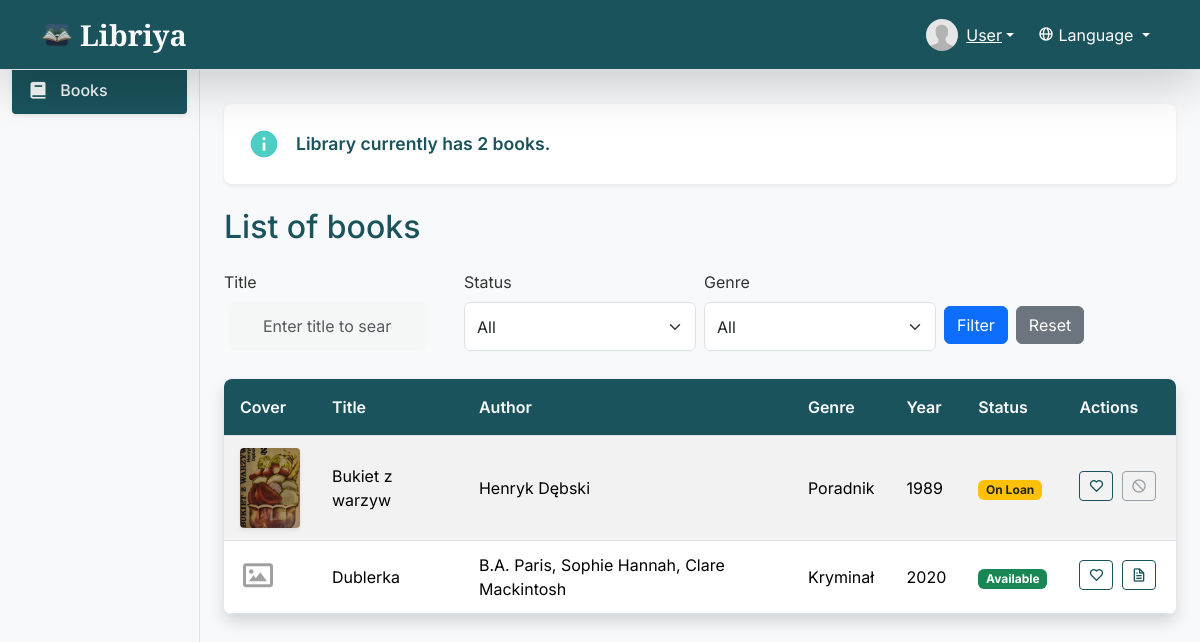
Page / (signed in) on the earlier database version.
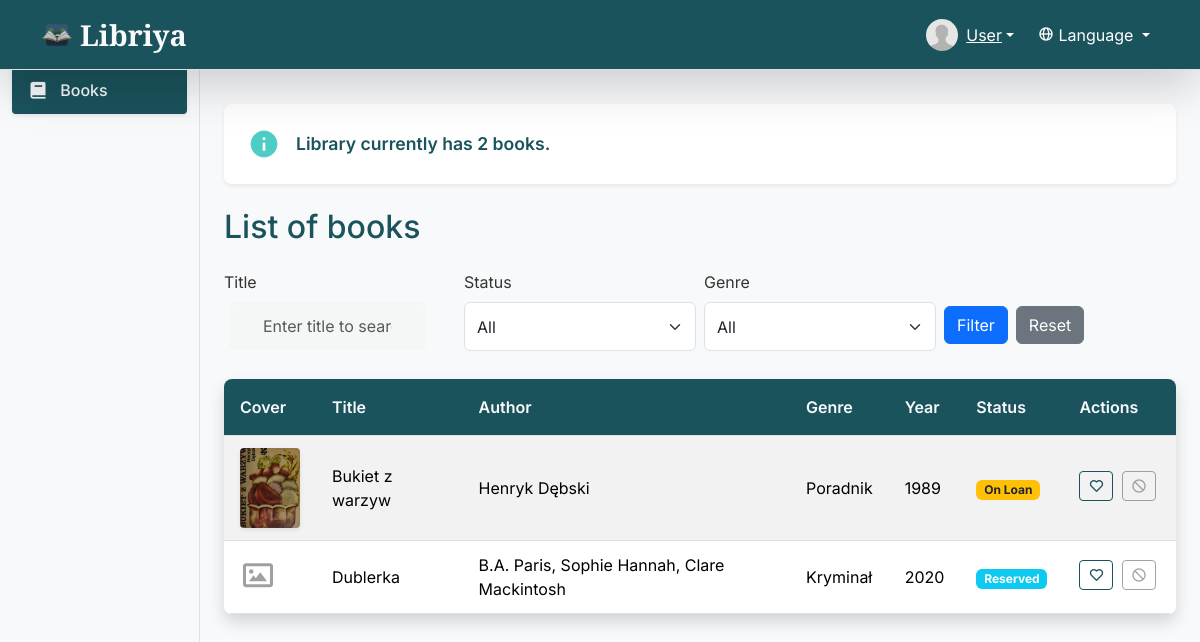
Same page on the later database version.
### app/models.py (models this page shows, shortened)
class Book(db.Model):
    id = db.Column(db.Integer, primary_key=True)
    isbn = db.Column(db.String(13), unique=True, nullable=False, index=True)
    title = db.Column(db.String(200), nullable=False, index=True)
    authors = db.relationship(
        'Author', secondary=book_authors, lazy='subquery', back_populates='books')
    genre_id = db.Column(db.Integer, db.ForeignKey(
        'genre.id'), nullable=False)
    year = db.Column(db.Integer, nullable=False)
    cover = db.Column(db.String(200))
    status = db.Column(db.String(50), default='available', nullable=False) # 'available', 'reserved', 'on_loan'

class Genre(db.Model):
    id = db.Column(db.Integer, primary_key=True)
    name = db.Column(db.String(50), nullable=False, index=True)
    books = db.relationship('Book', backref='genre', lazy=True)
    def __str__(self):
        return self.name

### app/routes.py (the view)
@bp.route("/")
@login_required
def home():
    status_filter = request.args.get('status')
    genre_filter = request.args.get('genre')
    title_filter = request.args.get('title')
    query = Book.query
    if title_filter:  # Dodaj filtr tytułu
        query = query.filter(Book.title.ilike(f"%{title_filter}%"))
    if status_filter:
        if status_filter == 'available':
            query = query.filter(Book.status == 'available')
        elif status_filter == 'on_loan':
            query = query.filter(or_(Book.status == 'on_loan', Book.status == 'reserved'))
    if genre_filter:
        query = query.filter(Book.genre_id == genre_filter)
    books = query.all()
    genres = Genre.query.all()
    unread_notifications_count = Notification.query.filter_by(
        recipient=current_user, is_read=False
    ).count()
    return render_template("index.html", books=books, genres=genres, active_page="books",
                           unread_notifications_count=unread_notifications_count)

### app/__init__.py (called while the page is built)
@login_manager.user_loader
def load_user(user_id):
    from app.models import User
    return User.query.get(int(user_id))

### app/routes.py (called while the page is built)
@bp.context_processor
def inject_unread_notifications_count():
    if current_user.is_authenticated:
        unread_count = Notification.query.filter_by(recipient=current_user, is_read=False).count()
        return {'unread_notifications_count': unread_count}
    return {'unread_notifications_count': 0}

### app/templates/index.html (shortened to what the changed rows need)
{% extends "layout.html" %}
{% block content %}
<div class="container">
            {% set n = books|length %}
    <h2>{{ _('List of books') }}</h2>
    <table class="table table-hover table-striped">
        <thead>
            <tr>
                <th>{{ _('Cover') }}</th>
                <th>{{ _('Title') }}</th>
                <th>{{ _('Author') }}</th>
                <th>{{ _('Genre') }}</th>
                <th>{{ _('Year') }}</th>
                <th>{{ _('Status') }}</th>
                <th>{{ _('Actions') }}</th>
            </tr>
        </thead>
        <tbody>
            {% for book in books %}
            <tr onclick="window.location='{{ url_for('main.book_detail', book_id=book.id) }}';"
                style="cursor: pointer;">
                <td>
                    {% if book.cover %}
                    <img src="{{ url_for('static', filename='uploads/' + book.cover) }}"
                        alt="{{ _('Book cover %(title)s', title=book.title) }}">
                    {% else %}
                    <i class='bx bx-image'></i>
                    {% endif %}
                </td>
                <td>{{ book.title }}</td>
                <td>{{ book.authors|map(attribute='name')|join(', ') }}</td>
                <td>{{ book.genre }}</td>
                <td>{{ book.year }}</td>
                <td>
                    {% if book.status == 'available' %}
                        <span class="badge bg-success">{{ _('Available') }}</span>
                    {% elif book.status == 'reserved' %}
                        <span class="badge bg-info">{{ _('Reserved') }}</span>
                    {% elif book.status == 'on_loan' %}
                        <span class="badge bg-warning text-dark">{{ _('On Loan') }}</span>
                    {% else %}
                        <span class="badge bg-secondary">{{ book.status.replace('_', ' ').title() }}</span>
                    {% endif %}
                </td>
                <td class="text-nowrap">
                    <form action="{{ url_for('main.add_favorite', book_id=book.id) }}" method="POST"
                        style="display: inline;">
                        <button type="submit" class="btn btn-outline-success btn-sm" data-bs-toggle="tooltip"
                            data-bs-placement="top" title="{{ _('Add to favorites') }}">
                            <i class='bx bx-heart'></i>
                        </button>
                    </form>
                    {% if book.status == 'available' %}
                    <a href="{{ url_for('main.request_reservation', book_id=book.id, user_id=current_user.id) }}"
                        class="btn btn-outline-success btn-sm" data-bs-toggle="tooltip" data-bs-placement="top"
                        title="{{ _('Request Reservation') }}"><i class="bx bx-file"></i></a>
                    {% else %}
                    <button type="button" class="btn btn-outline-secondary btn-sm" disabled data-bs-toggle="tooltip"
                        data-bs-placement="top" title="{{ _('Book not available for reservation') }}"><i
                            class="bx bx-block"></i></button>
                    {% endif %}
                </td>
            </tr>
            {% endfor %}
        </tbody>
    </table>
</div>
{% endblock %}

Differences in the rows shown:
changed Book "Dublerka": status "Available" → "Reserved"
